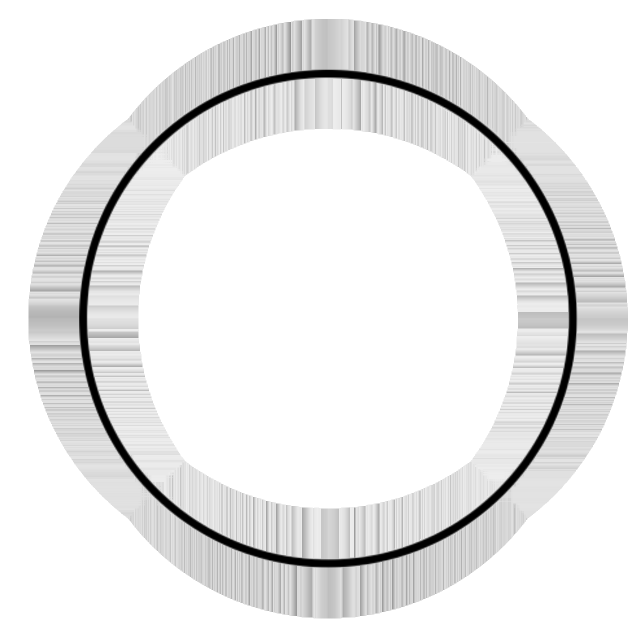
#> input picture image_processing/use_image/circle_hq.png, 1280 x 1280 px, given in place of tulip_hd.png, which was not available (shown at 1/2 size)
$ python canny_demo.py
#> lines starting #> are read from the running program, lines starting #| are printed output that depends on the picture; after the words box and inside, x2 and y2 are one past the last pixel; in counts of white or black regions, pixels touching at a corner belong together; pictures that were not available may be replaced by others from this repository, and a replacement may not be noted
import cv2
from pathlib import Path

try:
    from constants import IMAGES_FOLDER_PATH, SAVE_IMAGES_PATH
except ImportError:
    import sys
    sys.path.append(str(Path(__file__).resolve().parents[3]))
    from constants import IMAGES_FOLDER_PATH, SAVE_IMAGES_PATH

tulips_image_path = f"{IMAGES_FOLDER_PATH}tulip_hd.png"
image = cv2.imread(tulips_image_path)
#> image is the input picture: shape (1280, 1280, 3); min 0, max 255, mean 234.1

# for RGB based images, use thresholds between 100-200
canny_rgb_edges = cv2.Canny(image, 100, 200)
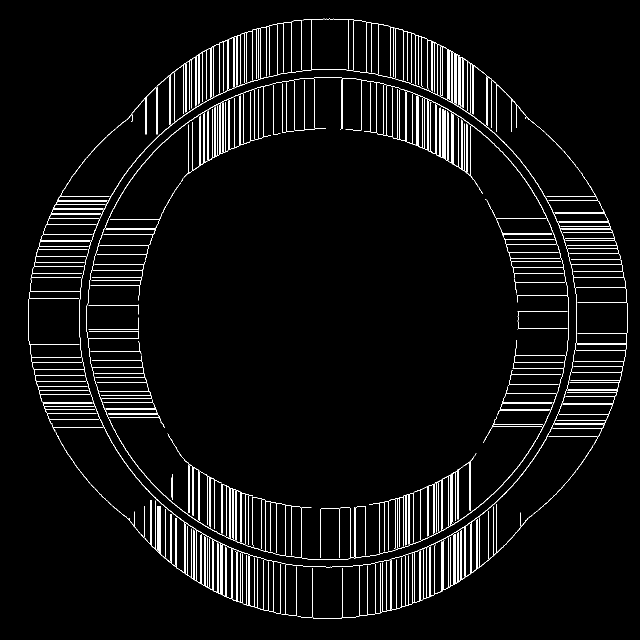
#> canny_rgb_edges: shape (1280, 1280) (shown at 1/2 size); 3.6% white in thin lines or dots, all inside (x1, y1, x2, y2) = (56, 37, 1256, 1237)
cv2.imwrite(f"{SAVE_IMAGES_PATH}/tulips_rgb_canny_edges.png", canny_rgb_edges)
cv2.imshow("Original Image", image)
cv2.imshow("Canny Edges - RGB Image", canny_rgb_edges)

# for grayscale based images, use thresholds between 50-150
gray_image = cv2.cvtColor(image, cv2.COLOR_BGR2GRAY)
canny_gray_edges = cv2.Canny(gray_image, 50, 150)
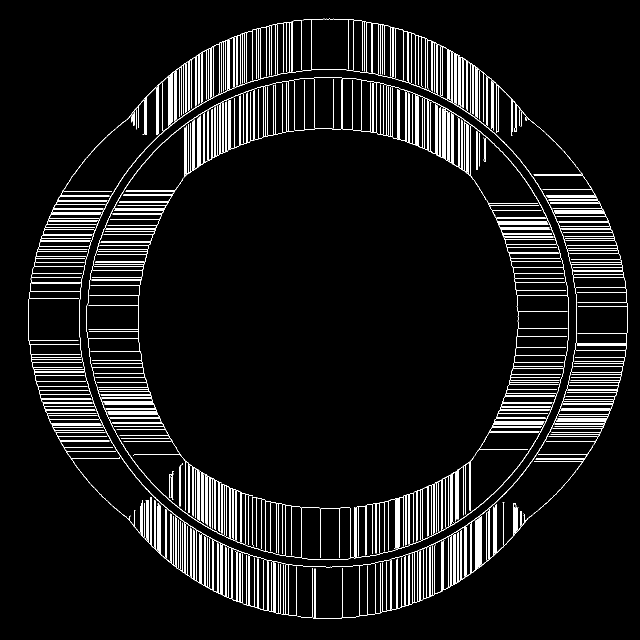
#> canny_gray_edges: shape (1280, 1280) (shown at 1/2 size); 5.5% white in thin lines or dots, all inside (x1, y1, x2, y2) = (56, 37, 1256, 1237)
cv2.imwrite(f"{SAVE_IMAGES_PATH}/tulips_gray_canny_edges.png", canny_gray_edges)
cv2.imshow("Canny Edges - Grayscale Image", canny_gray_edges)

cv2.waitKey(0)
cv2.destroyAllWindows()

# [31 lines of commented-out code are left out]

$ run again, on image_processing/use_image/pentagon_hq.jpg
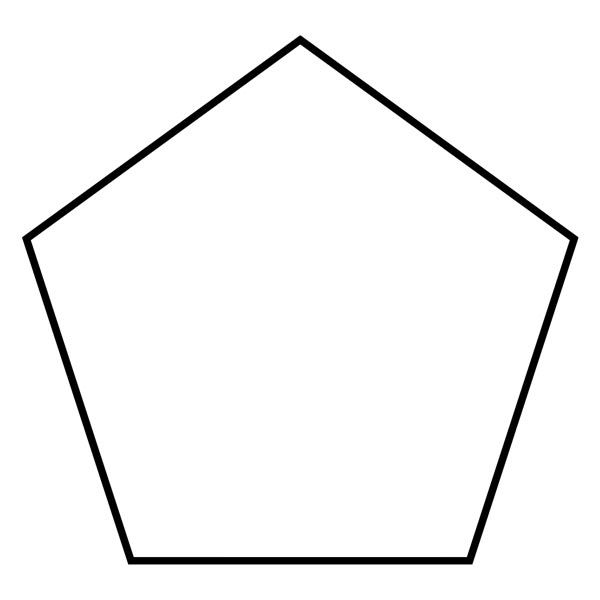
#> input picture image_processing/use_image/pentagon_hq.jpg, 600 x 600 px, given in place of tulip_hd.png, which was not available
#> image is the input picture: shape (600, 600, 3); min 0, max 255, mean 246
#> `canny_rgb_edges = cv2.Canny(image, 100, 200)`:
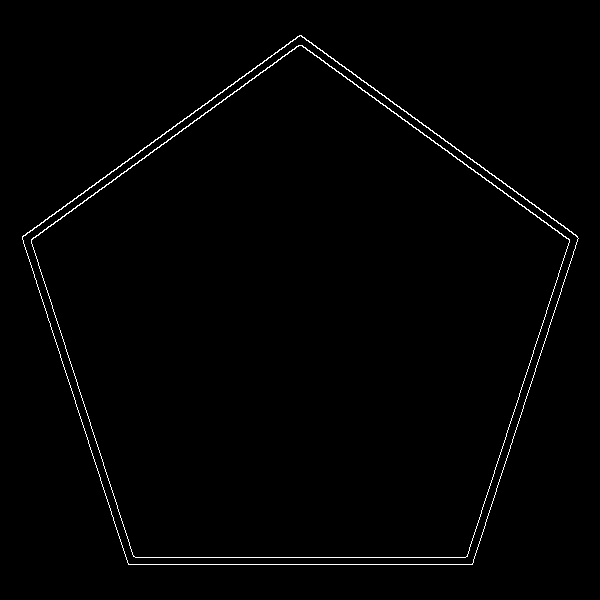
#> canny_rgb_edges: shape (600, 600); 1.1% white in thin lines or dots, all inside (x1, y1, x2, y2) = (22, 35, 579, 565)
